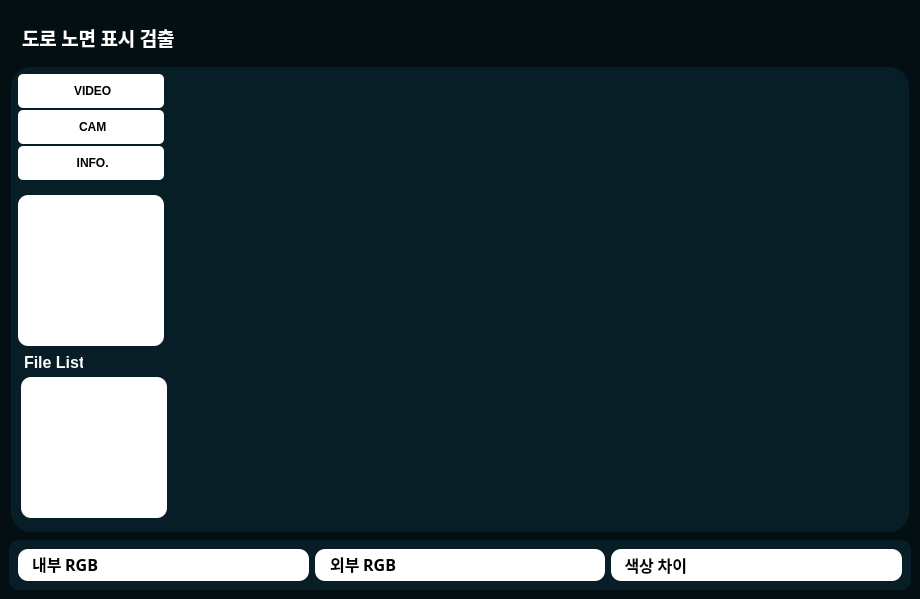
<?xml version="1.0" encoding="UTF-8"?>
<ui version="4.0">
 <class>MainWindow</class>
 <widget class="QMainWindow" name="MainWindow">
  <property name="geometry">
   <rect>
    <x>0</x>
    <y>0</y>
    <width>920</width>
    <height>599</height>
   </rect>
  </property>
  <property name="windowTitle">
   <string>MainWindow</string>
  </property>
  <widget class="QWidget" name="centralwidget">
   <property name="styleSheet">
    <string notr="true">*{
	border: none;
	background-color: transparent;
	color: #fff;
}
#centralwidget{
	background-color: #040f13;
}
#side_menu{
	background-color: #071e26;
	border-radius: 20px;
}
QPushButton{
	padding: 10px;
	background-color:#D3D3D3;
	border-radius: 5px;
	color: rgb(0, 0, 0);
}
#main_body{
	background-color: #071e26;
	border-radius: 10px;
}</string>
   </property>
   <layout class="QVBoxLayout" name="verticalLayout">
    <item>
     <widget class="QFrame" name="header">
      <property name="minimumSize">
       <size>
        <width>0</width>
        <height>50</height>
       </size>
      </property>
      <property name="maximumSize">
       <size>
        <width>16777215</width>
        <height>50</height>
       </size>
      </property>
      <property name="frameShape">
       <enum>QFrame::StyledPanel</enum>
      </property>
      <property name="frameShadow">
       <enum>QFrame::Raised</enum>
      </property>
      <widget class="QFrame" name="frame">
       <property name="geometry">
        <rect>
         <x>0</x>
         <y>0</y>
         <width>16</width>
         <height>16</height>
        </rect>
       </property>
       <property name="frameShape">
        <enum>QFrame::StyledPanel</enum>
       </property>
       <property name="frameShadow">
        <enum>QFrame::Raised</enum>
       </property>
       <layout class="QHBoxLayout" name="horizontalLayout_4">
        <property name="spacing">
         <number>0</number>
        </property>
        <property name="leftMargin">
         <number>0</number>
        </property>
        <property name="topMargin">
         <number>0</number>
        </property>
        <property name="rightMargin">
         <number>0</number>
        </property>
        <property name="bottomMargin">
         <number>0</number>
        </property>
       </layout>
      </widget>
      <widget class="QFrame" name="frame_3">
       <property name="geometry">
        <rect>
         <x>591</x>
         <y>0</y>
         <width>18</width>
         <height>18</height>
        </rect>
       </property>
       <property name="frameShape">
        <enum>QFrame::StyledPanel</enum>
       </property>
       <property name="frameShadow">
        <enum>QFrame::Raised</enum>
       </property>
       <layout class="QHBoxLayout" name="horizontalLayout_3"/>
      </widget>
      <widget class="QLabel" name="label">
       <property name="geometry">
        <rect>
         <x>13</x>
         <y>16</y>
         <width>173</width>
         <height>25</height>
        </rect>
       </property>
       <property name="font">
        <font>
         <family>맑은 고딕</family>
         <pointsize>14</pointsize>
         <weight>75</weight>
         <bold>true</bold>
        </font>
       </property>
       <property name="layoutDirection">
        <enum>Qt::LeftToRight</enum>
       </property>
       <property name="text">
        <string>도로 노면 표시 검출</string>
       </property>
       <property name="alignment">
        <set>Qt::AlignLeading|Qt::AlignLeft|Qt::AlignVCenter</set>
       </property>
      </widget>
     </widget>
    </item>
    <item>
     <widget class="QFrame" name="frame_2">
      <property name="sizePolicy">
       <sizepolicy hsizetype="Preferred" vsizetype="Expanding">
        <horstretch>0</horstretch>
        <verstretch>0</verstretch>
       </sizepolicy>
      </property>
      <property name="frameShape">
       <enum>QFrame::StyledPanel</enum>
      </property>
      <property name="frameShadow">
       <enum>QFrame::Raised</enum>
      </property>
      <layout class="QHBoxLayout" name="horizontalLayout">
       <property name="spacing">
        <number>6</number>
       </property>
       <property name="leftMargin">
        <number>2</number>
       </property>
       <property name="topMargin">
        <number>2</number>
       </property>
       <property name="rightMargin">
        <number>2</number>
       </property>
       <property name="bottomMargin">
        <number>2</number>
       </property>
       <item>
        <widget class="QWidget" name="side_menu" native="true">
         <widget class="QFrame" name="frame_4">
          <property name="geometry">
           <rect>
            <x>5</x>
            <y>5</y>
            <width>150</width>
            <height>113</height>
           </rect>
          </property>
          <property name="minimumSize">
           <size>
            <width>150</width>
            <height>0</height>
           </size>
          </property>
          <property name="maximumSize">
           <size>
            <width>150</width>
            <height>16777215</height>
           </size>
          </property>
          <property name="frameShape">
           <enum>QFrame::StyledPanel</enum>
          </property>
          <property name="frameShadow">
           <enum>QFrame::Raised</enum>
          </property>
          <layout class="QVBoxLayout" name="verticalLayout_3">
           <property name="spacing">
            <number>2</number>
           </property>
           <property name="leftMargin">
            <number>2</number>
           </property>
           <property name="topMargin">
            <number>2</number>
           </property>
           <property name="rightMargin">
            <number>2</number>
           </property>
           <property name="bottomMargin">
            <number>2</number>
           </property>
           <item>
            <widget class="QPushButton" name="Btn_video">
             <property name="font">
              <font>
               <family>Arial</family>
               <weight>75</weight>
               <bold>true</bold>
              </font>
             </property>
             <property name="styleSheet">
              <string notr="true">background-color: #ffffff;
color: rgb(0, 0, 0);
</string>
             </property>
             <property name="text">
              <string> VIDEO</string>
             </property>
            </widget>
           </item>
           <item>
            <widget class="QPushButton" name="Btn_WebCAM">
             <property name="font">
              <font>
               <family>Arial</family>
               <weight>75</weight>
               <bold>true</bold>
              </font>
             </property>
             <property name="styleSheet">
              <string notr="true">background-color: #ffffff;</string>
             </property>
             <property name="text">
              <string> CAM</string>
             </property>
            </widget>
           </item>
           <item>
            <widget class="QPushButton" name="imgDataBtn">
             <property name="font">
              <font>
               <family>Arial</family>
               <weight>75</weight>
               <bold>true</bold>
              </font>
             </property>
             <property name="styleSheet">
              <string notr="true">background-color: #ffffff;</string>
             </property>
             <property name="text">
              <string> INFO.</string>
             </property>
            </widget>
           </item>
          </layout>
         </widget>
         <widget class="QFrame" name="frame_5">
          <property name="geometry">
           <rect>
            <x>5</x>
            <y>244</y>
            <width>150</width>
            <height>114</height>
           </rect>
          </property>
          <property name="frameShape">
           <enum>QFrame::StyledPanel</enum>
          </property>
          <property name="frameShadow">
           <enum>QFrame::Raised</enum>
          </property>
          <widget class="QLabel" name="label_5">
           <property name="geometry">
            <rect>
             <x>8</x>
             <y>42</y>
             <width>59</width>
             <height>19</height>
            </rect>
           </property>
           <property name="font">
            <font>
             <family>Arial</family>
             <pointsize>12</pointsize>
             <weight>75</weight>
             <bold>true</bold>
            </font>
           </property>
           <property name="styleSheet">
            <string notr="true">color: #ffffff;</string>
           </property>
           <property name="text">
            <string>File List</string>
           </property>
          </widget>
         </widget>
         <widget class="QListView" name="image_list">
          <property name="geometry">
           <rect>
            <x>10</x>
            <y>310</y>
            <width>146</width>
            <height>141</height>
           </rect>
          </property>
          <property name="sizePolicy">
           <sizepolicy hsizetype="Preferred" vsizetype="Preferred">
            <horstretch>0</horstretch>
            <verstretch>0</verstretch>
           </sizepolicy>
          </property>
          <property name="minimumSize">
           <size>
            <width>100</width>
            <height>100</height>
           </size>
          </property>
          <property name="maximumSize">
           <size>
            <width>1000000</width>
            <height>300</height>
           </size>
          </property>
          <property name="styleSheet">
           <string notr="true">background-color: #ffffff;
color:black;
font: 10pt &quot;Bahnschrift SemiLight&quot;;
border-radius: 10px;</string>
          </property>
         </widget>
         <widget class="QFrame" name="cam_frame">
          <property name="geometry">
           <rect>
            <x>170</x>
            <y>10</y>
            <width>711</width>
            <height>431</height>
           </rect>
          </property>
          <property name="sizePolicy">
           <sizepolicy hsizetype="Expanding" vsizetype="Preferred">
            <horstretch>0</horstretch>
            <verstretch>0</verstretch>
           </sizepolicy>
          </property>
          <property name="frameShape">
           <enum>QFrame::StyledPanel</enum>
          </property>
          <property name="frameShadow">
           <enum>QFrame::Raised</enum>
          </property>
          <layout class="QVBoxLayout" name="verticalLayout_4">
           <item>
            <widget class="QLabel" name="cam_display">
             <property name="text">
              <string/>
             </property>
            </widget>
           </item>
          </layout>
         </widget>
         <widget class="QFrame" name="roade_image_frame">
          <property name="geometry">
           <rect>
            <x>7</x>
            <y>128</y>
            <width>146</width>
            <height>151</height>
           </rect>
          </property>
          <property name="styleSheet">
           <string notr="true">background-color: #ffffff;
border-radius: 10px;
</string>
          </property>
          <property name="frameShape">
           <enum>QFrame::StyledPanel</enum>
          </property>
          <property name="frameShadow">
           <enum>QFrame::Raised</enum>
          </property>
          <widget class="QLabel" name="road_image">
           <property name="geometry">
            <rect>
             <x>10</x>
             <y>10</y>
             <width>131</width>
             <height>131</height>
            </rect>
           </property>
           <property name="text">
            <string>TextLabel</string>
           </property>
          </widget>
         </widget>
         <widget class="QLabel" name="notice">
          <property name="geometry">
           <rect>
            <x>170</x>
            <y>440</y>
            <width>341</width>
            <height>21</height>
           </rect>
          </property>
          <property name="font">
           <font>
            <family>함초롬돋움</family>
            <pointsize>12</pointsize>
            <weight>75</weight>
            <bold>true</bold>
           </font>
          </property>
          <property name="layoutDirection">
           <enum>Qt::LeftToRight</enum>
          </property>
          <property name="styleSheet">
           <string notr="true">fontcolor : #000000;</string>
          </property>
          <property name="text">
           <string/>
          </property>
         </widget>
        </widget>
       </item>
      </layout>
     </widget>
    </item>
    <item>
     <widget class="QFrame" name="frame_6">
      <property name="sizePolicy">
       <sizepolicy hsizetype="Preferred" vsizetype="Minimum">
        <horstretch>0</horstretch>
        <verstretch>0</verstretch>
       </sizepolicy>
      </property>
      <property name="minimumSize">
       <size>
        <width>0</width>
        <height>50</height>
       </size>
      </property>
      <property name="styleSheet">
       <string notr="true">background-color: #071e26;
border-radius: 10px;
color: rgb(84, 84, 84);</string>
      </property>
      <property name="frameShape">
       <enum>QFrame::StyledPanel</enum>
      </property>
      <property name="frameShadow">
       <enum>QFrame::Raised</enum>
      </property>
      <layout class="QHBoxLayout" name="horizontalLayout_5">
       <item>
        <widget class="QFrame" name="frame_7">
         <property name="styleSheet">
          <string notr="true">background-color: #ffffff;</string>
         </property>
         <property name="frameShape">
          <enum>QFrame::StyledPanel</enum>
         </property>
         <property name="frameShadow">
          <enum>QFrame::Raised</enum>
         </property>
         <widget class="QLabel" name="label_2">
          <property name="geometry">
           <rect>
            <x>9</x>
            <y>4</y>
            <width>71</width>
            <height>21</height>
           </rect>
          </property>
          <property name="font">
           <font>
            <family>함초롬돋움</family>
            <pointsize>12</pointsize>
            <weight>75</weight>
            <bold>true</bold>
           </font>
          </property>
          <property name="layoutDirection">
           <enum>Qt::RightToLeft</enum>
          </property>
          <property name="styleSheet">
           <string notr="true">color : #000000;</string>
          </property>
          <property name="text">
           <string>내부 RGB</string>
          </property>
          <property name="alignment">
           <set>Qt::AlignRight|Qt::AlignTrailing|Qt::AlignVCenter</set>
          </property>
         </widget>
         <widget class="QLabel" name="label_6">
          <property name="geometry">
           <rect>
            <x>81</x>
            <y>5</y>
            <width>141</width>
            <height>21</height>
           </rect>
          </property>
          <property name="font">
           <font>
            <family>함초롬돋움</family>
            <pointsize>12</pointsize>
            <weight>75</weight>
            <bold>true</bold>
           </font>
          </property>
          <property name="layoutDirection">
           <enum>Qt::LeftToRight</enum>
          </property>
          <property name="styleSheet">
           <string notr="true">color : #000000;</string>
          </property>
          <property name="text">
           <string/>
          </property>
          <property name="alignment">
           <set>Qt::AlignRight|Qt::AlignTrailing|Qt::AlignVCenter</set>
          </property>
         </widget>
        </widget>
       </item>
       <item>
        <widget class="QFrame" name="frame_8">
         <property name="styleSheet">
          <string notr="true">background-color: #ffffff;</string>
         </property>
         <property name="frameShape">
          <enum>QFrame::StyledPanel</enum>
         </property>
         <property name="frameShadow">
          <enum>QFrame::Raised</enum>
         </property>
         <widget class="QLabel" name="label_3">
          <property name="geometry">
           <rect>
            <x>10</x>
            <y>4</y>
            <width>71</width>
            <height>21</height>
           </rect>
          </property>
          <property name="font">
           <font>
            <family>함초롬돋움</family>
            <pointsize>12</pointsize>
            <weight>75</weight>
            <bold>true</bold>
           </font>
          </property>
          <property name="layoutDirection">
           <enum>Qt::LeftToRight</enum>
          </property>
          <property name="styleSheet">
           <string notr="true">color : #000000;</string>
          </property>
          <property name="text">
           <string>외부 RGB</string>
          </property>
          <property name="alignment">
           <set>Qt::AlignRight|Qt::AlignTrailing|Qt::AlignVCenter</set>
          </property>
         </widget>
         <widget class="QLabel" name="label_7">
          <property name="geometry">
           <rect>
            <x>87</x>
            <y>5</y>
            <width>141</width>
            <height>21</height>
           </rect>
          </property>
          <property name="font">
           <font>
            <family>함초롬돋움</family>
            <pointsize>12</pointsize>
            <weight>75</weight>
            <bold>true</bold>
           </font>
          </property>
          <property name="layoutDirection">
           <enum>Qt::LeftToRight</enum>
          </property>
          <property name="styleSheet">
           <string notr="true">color : #000000;</string>
          </property>
          <property name="text">
           <string/>
          </property>
          <property name="alignment">
           <set>Qt::AlignRight|Qt::AlignTrailing|Qt::AlignVCenter</set>
          </property>
         </widget>
        </widget>
       </item>
       <item>
        <widget class="QFrame" name="frame_9">
         <property name="styleSheet">
          <string notr="true">background-color: #ffffff;</string>
         </property>
         <property name="frameShape">
          <enum>QFrame::StyledPanel</enum>
         </property>
         <property name="frameShadow">
          <enum>QFrame::Raised</enum>
         </property>
         <widget class="QLabel" name="label_4">
          <property name="geometry">
           <rect>
            <x>5</x>
            <y>5</y>
            <width>71</width>
            <height>21</height>
           </rect>
          </property>
          <property name="font">
           <font>
            <family>함초롬돋움</family>
            <pointsize>12</pointsize>
            <weight>75</weight>
            <bold>true</bold>
           </font>
          </property>
          <property name="layoutDirection">
           <enum>Qt::LeftToRight</enum>
          </property>
          <property name="styleSheet">
           <string notr="true">color : #000000;</string>
          </property>
          <property name="text">
           <string>색상 차이</string>
          </property>
          <property name="alignment">
           <set>Qt::AlignRight|Qt::AlignTrailing|Qt::AlignVCenter</set>
          </property>
         </widget>
         <widget class="QLabel" name="label_8">
          <property name="geometry">
           <rect>
            <x>78</x>
            <y>5</y>
            <width>121</width>
            <height>21</height>
           </rect>
          </property>
          <property name="font">
           <font>
            <family>함초롬돋움</family>
            <pointsize>12</pointsize>
            <weight>75</weight>
            <bold>true</bold>
           </font>
          </property>
          <property name="layoutDirection">
           <enum>Qt::LeftToRight</enum>
          </property>
          <property name="styleSheet">
           <string notr="true">color : #000000;</string>
          </property>
          <property name="text">
           <string/>
          </property>
          <property name="alignment">
           <set>Qt::AlignRight|Qt::AlignTrailing|Qt::AlignVCenter</set>
          </property>
         </widget>
        </widget>
       </item>
      </layout>
     </widget>
    </item>
   </layout>
  </widget>
 </widget>
 <resources/>
 <connections/>
</ui>
